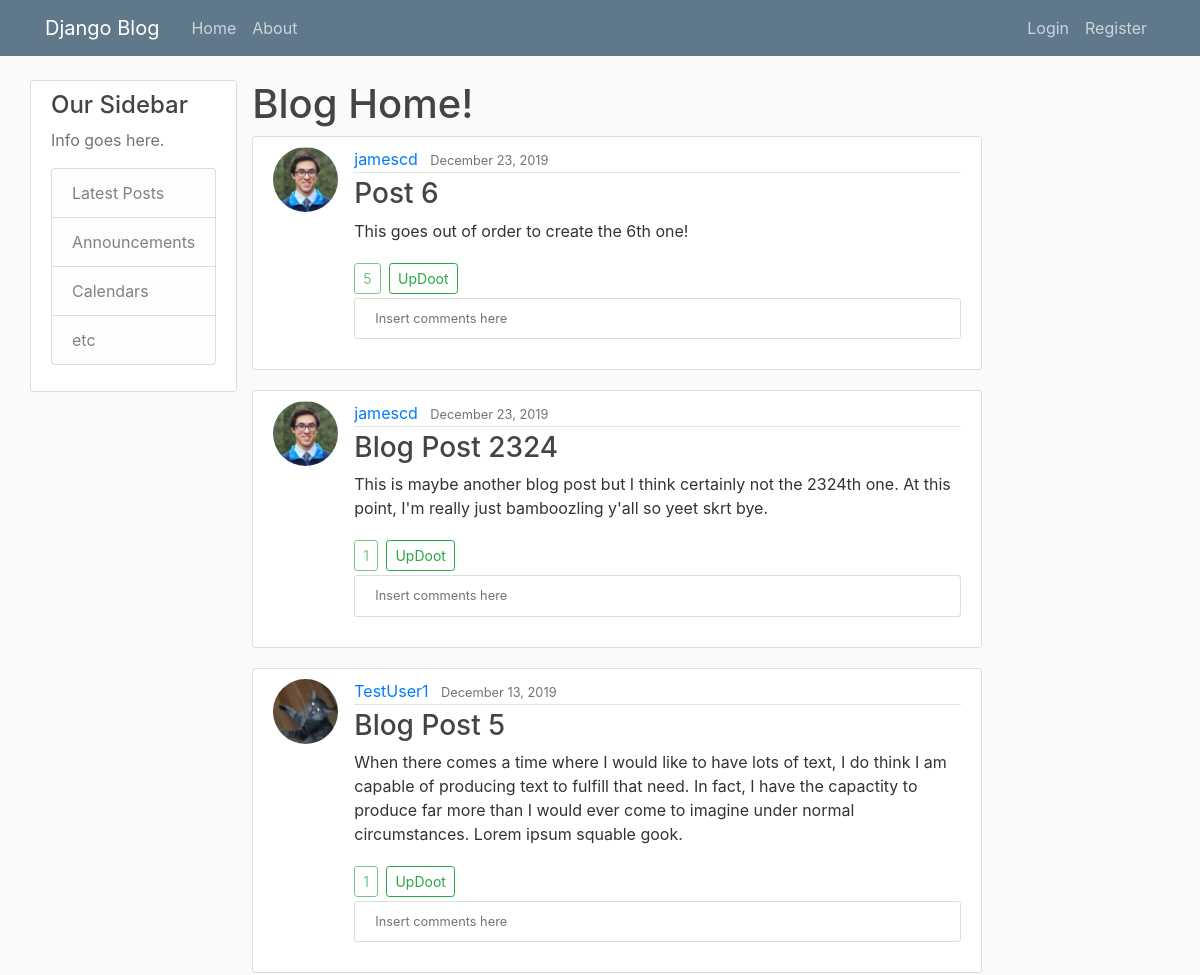
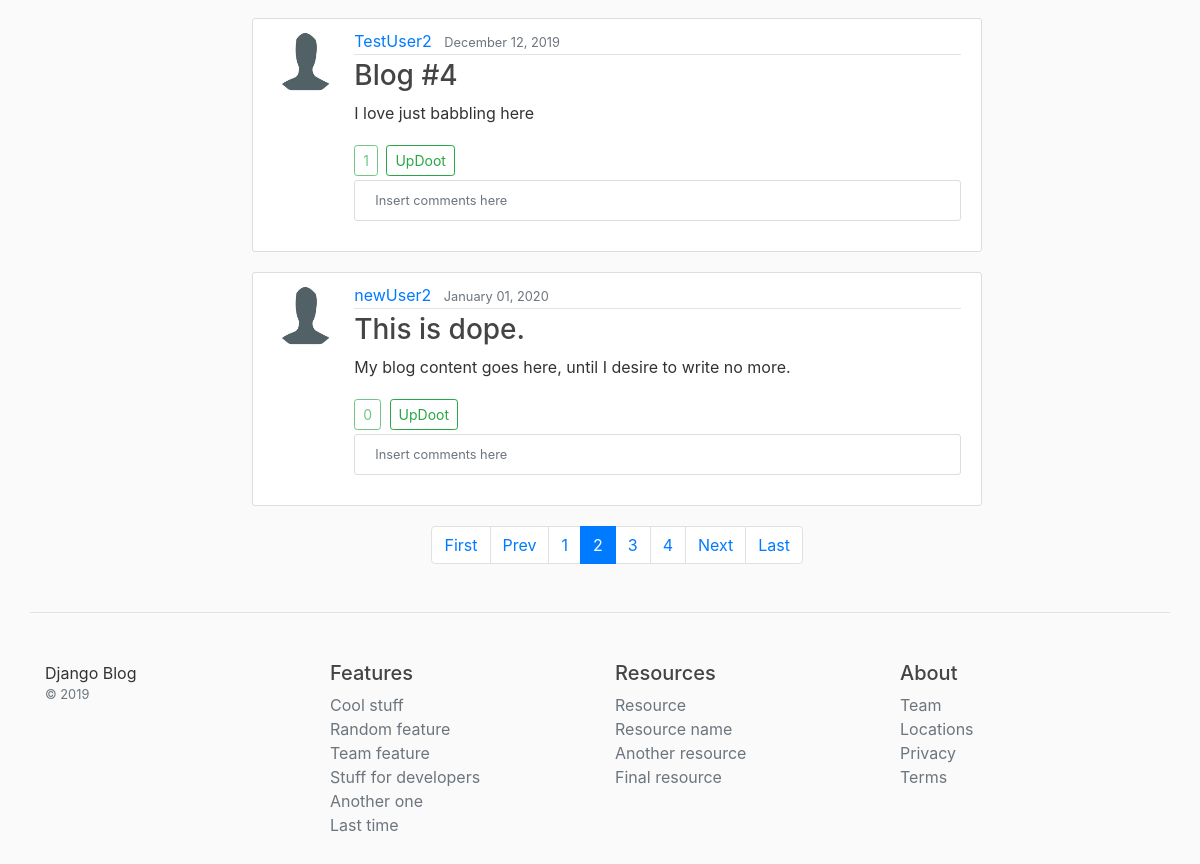
Screenshot of /?page=2 with the database file from the repository (2 pictures, top to bottom).
### blog/models.py (models this page shows, shortened)
class Post(models.Model):
	title = models.CharField(max_length=100)
	content = models.TextField()
	date_posted = models.DateTimeField(default=timezone.now)
	author = models.ForeignKey(User, on_delete=models.CASCADE)
	updoots = models.SmallIntegerField(default=0)

### users/models.py (models this page shows, shortened)
class Profile(models.Model):
	user = models.OneToOneField(User, on_delete=models.CASCADE)
	image = models.ImageField(default='default.jpeg', upload_to='profile-pics')
	bio = models.TextField()

### blog/views.py (the view)
# urls.py: path('', PostListView.as_view(), name='blog-home'),
class PostListView(ListView):
	model = Post
	template_name = 'blog/home.html' # <app>/<model>_<viewtype>.html
	context_object_name = 'posts'
	ordering = ['-updoots', '-date_posted'] #'-' indicates newest to oldest
	paginate_by = 5

### blog/templates/blog/home.html (shortened to what this page needs)
{% extends "blog/base.html" %}
{% block content %}
	<h1>Blog Home!</h1>
	{% for post in posts %}
		<article class="media content-section">
			<img class="rounded-circle article-img" src="{{ post.author.profile.image.url }}">
			<div class="media-body">
				<div class="article-metadata">
					<a class="mr-2" href="#">{{ post.author }}</a>
					<small class="text-muted">{{ post.date_posted|date:"F d, Y" }}</small>
				</div>
				<h3><a class="article-title" href="{% url 'post-detail' post.id %}">{{ post.title }}</a></h3>
				<p class="article-content">{{ post.content }}</p>
				<a class="btn btn-outline-success btn-sm disabled mr-1">{{ post.updoots }}</a>
				<a class="btn btn-outline-success btn-sm mt-1 mb-1" href="{% url 'post-updoot' post.id 'home' %}">UpDoot</a>
				<div class="media content-section">
					<small class="text-muted">Insert comments here</small>
				</div>
			</div>
		</article>
	{% endfor %}
	{% if is_paginated %}
		<nav class="row justify-content-center" aria-label="Blog post pages">
			<ul class="pagination">
				{% if page_obj.has_previous %}
					<li class="page-item"><a class="page-link" href="?page=1">First</a></li>
					<li class="page-item"><a class="page-link" href="?page={{ page_obj.previous_page_number }}">Prev</a></li>
				{% else %}
					<li class="page-item disabled"><a class="page-link" href="">First</a></li>
					<li class="page-item disabled"><a class="page-link" href="">Prev</a></li>
				{% endif %}
				{% for num in page_obj.paginator.page_range %}
					{% if page_obj.number == num %}
						<li class="page-item active"><a class="page-link" href="?page={{ num }}">{{ num }}</a></li>
					{% elif num > page_obj.number|add:'-3' and num < page_obj.number|add:'3' %}
						<li class="page-item"><a class="page-link" href="?page={{ num }}">{{ num }}</a></li>
					{% endif %}
				{% endfor %}
				{% if page_obj.has_next %}
					<li class="page-item"><a class="page-link" href="?page={{ page_obj.next_page_number }}">Next</a></li>
					<li class="page-item"><a class="page-link" href="?page={{ page_obj.paginator.num_pages }}">Last</a></li>
				{% else %}
					<li class="page-item disabled"><a class="page-link" href="">Next</a></li>
					<li class="page-item disabled"><a class="page-link" href="">Last</a></li>
				{% endif %}
			</ul>
		</nav>
	{% endif %}
{% endblock content %}

### blog/static/blog/main.css (style rules this page uses)
body { background: #fafafa; color: #333333; margin-top: 5rem; }
h1, h2, h3, h4, h5, h6 { color: #444444; }
ul { margin: 0; }
.content-section { background: #ffffff; padding: 10px 20px; border: 1px solid #dddddd; border-radius: 3px; margin-bottom: 20px; }
.article-title { color: #444444; }
.article-content { white-space: pre-line; }
.article-img { height: 65px; width: 65px; margin-right: 16px; }
.article-metadata { padding-bottom: 1px; margin-bottom: 4px; border-bottom: 1px solid #e3e3e3 }

### rows the page displays
Post: author.profile.image (picture), author "jamescd", date_posted "December 23, 2019", title "Post 6", content "This goes out of order to create the 6th one!", updoots "5"
Post: author.profile.image (picture), author "jamescd", date_posted "December 23, 2019", title "Blog Post 2324", content "This is maybe another blog post but I think certainly not the 2324th one. At this point, I'm really just bamboozling y'all so yeet skrt bye.", updoots "1"
Post: author.profile.image (picture), author "TestUser1", date_posted "December 13, 2019", title "Blog Post 5", content "When there comes a time where I would like to have lots of text, I do think I am capable of producing text to fulfill that need. In fact, I have the capactity to produce far more than I would ever come to imagine under normal circumstances. Lorem ipsum squable gook.", updoots "1"
Post: author.profile.image (placeholder picture), author "TestUser2", date_posted "December 12, 2019", title "Blog #4", content "I love just babbling here", updoots "1"
Post: author.profile.image (placeholder picture), author "newUser2", date_posted "January 01, 2020", title "This is dope.", content "My blog content goes here, until I desire to write no more.", updoots "0"

### other values shown
{{ num }} "1" "3" "4"
{{ num }} "2"
